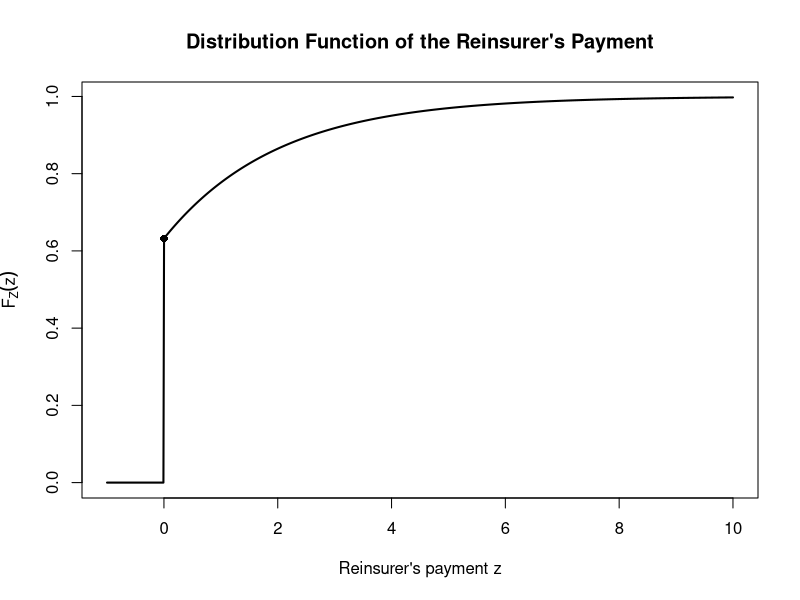

Source code (R):
## ---- chunk 1
# Parameters
lambda <- 0.5
M <- 2

# Values of z
z <- seq(-1, 10, length.out = 1000)

# Distribution function
F_Z <- ifelse(
z < 0,
0,
1 - exp(-lambda * (M + z))
)

# Plot
plot(
z, F_Z,
type = "l",
lwd = 2,
xlab = "Reinsurer's payment z",
ylab = expression(F[Z](z)),
main = "Distribution Function of the Reinsurer's Payment"
)

# Show the jump at zero
points(
0,
1 - exp(-lambda * M),
pch = 16
)
